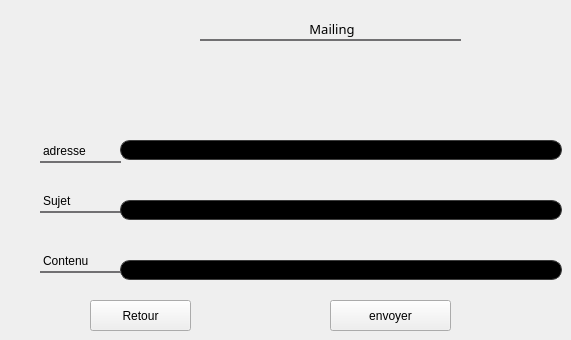
    <widget class="QWidget" name="page_8">
     <widget class="QPushButton" name="pushButton_6_mar">
      <property name="geometry">
       <rect>
        <x>330</x>
        <y>300</y>
        <width>121</width>
        <height>31</height>
       </rect>
      </property>
      <property name="styleSheet">
       <string notr="true">background: tranparent;
font: italic 12pt &quot;Century Gothic&quot;;
color: qconicalgradient(cx:0.5, cy:0.5, angle:0, stop:0 rgba(35, 40, 3, 255), stop:0.16 rgba(136, 106, 22, 255), stop:0.225 rgba(166, 140, 41, 255), stop:0.285 rgba(204, 181, 74, 255), stop:0.345 rgba(235, 219, 102, 255), stop:0.415 rgba(245, 236, 112, 255), stop:0.52 rgba(209, 190, 76, 255), stop:0.57 rgba(187, 156, 51, 255), stop:0.635 rgba(168, 142, 42, 255), stop:0.695 rgba(202, 174, 68, 255), stop:0.75 rgba(218, 202, 86, 255), stop:0.815 rgba(208, 187, 73, 255), stop:0.88 rgba(187, 156, 51, 255), stop:0.935 rgba(137, 108, 26, 255), stop:1 rgba(35, 40, 3, 255));
border-bottom:2px solid#717072;
border-color: qconicalgradient(cx:0.5, cy:0.5, angle:0, stop:0 rgba(35, 40, 3, 255), stop:0.16 rgba(136, 106, 22, 255), stop:0.225 rgba(166, 140, 41, 255), stop:0.285 rgba(204, 181, 74, 255), stop:0.345 rgba(235, 219, 102, 255), stop:0.415 rgba(245, 236, 112, 255), stop:0.52 rgba(209, 190, 76, 255), stop:0.57 rgba(187, 156, 51, 255), stop:0.635 rgba(168, 142, 42, 255), stop:0.695 rgba(202, 174, 68, 255), stop:0.75 rgba(218, 202, 86, 255), stop:0.815 rgba(208, 187, 73, 255), stop:0.88 rgba(187, 156, 51, 255), stop:0.935 rgba(137, 108, 26, 255), stop:1 rgba(35, 40, 3, 255));
background-color: rgb(255, 212, 250);

border-radius:15px;}
QPushButton:hover{
	
	background-color: rgb(234, 78, 117);</string>
      </property>
      <property name="text">
       <string>envoyer</string>
      </property>
     </widget>
     <widget class="QLineEdit" name="msg_mar">
      <property name="geometry">
       <rect>
        <x>120</x>
        <y>260</y>
        <width>442</width>
        <height>20</height>
       </rect>
      </property>
      <property name="styleSheet">
       <string notr="true">
    color: rgb(60, 60, 60);
    background-color: rgb(0, 0, 0);
    border: 1px solid rgb(60, 60, 60);
    border-radius: 10px;

</string>
      </property>
     </widget>
     <widget class="QLineEdit" name="recepteur_mar">
      <property name="geometry">
       <rect>
        <x>120</x>
        <y>140</y>
        <width>442</width>
        <height>20</height>
       </rect>
      </property>
      <property name="styleSheet">
       <string notr="true">
    color: rgb(60, 60, 60);
    background-color: rgb(0, 0, 0);
    border: 1px solid rgb(60, 60, 60);
    border-radius: 10px;

</string>
      </property>
     </widget>
     <widget class="QLabel" name="label_25_mar">
      <property name="geometry">
       <rect>
        <x>380</x>
        <y>20</y>
        <width>151</width>
        <height>121</height>
       </rect>
      </property>
      <property name="styleSheet">
       <string notr="true">background:transparent;
image: url(:/new/prefix1/image/5848576ba6aca45b5a5c95b7.png);
</string>
      </property>
      <property name="text">
       <string/>
      </property>
     </widget>
     <widget class="QLabel" name="label_20_mar">
      <property name="geometry">
       <rect>
        <x>40</x>
        <y>250</y>
        <width>81</width>
        <height>23</height>
       </rect>
      </property>
      <property name="styleSheet">
       <string notr="true">color: rgb(0, 0, 0);
font: 75 10pt &quot;Century Gothic&quot;;
background:transparent;
border:none;

border-bottom:2px solid#717072;
</string>
      </property>
      <property name="text">
       <string>Contenu</string>
      </property>
     </widget>
     <widget class="QLabel" name="label_21_mar">
      <property name="geometry">
       <rect>
        <x>200</x>
        <y>20</y>
        <width>261</width>
        <height>21</height>
       </rect>
      </property>
      <property name="baseSize">
       <size>
        <width>60</width>
        <height>0</height>
       </size>
      </property>
      <property name="font">
       <font>
        <family>Century Gothic</family>
        <pointsize>10</pointsize>
        <weight>9</weight>
        <italic>false</italic>
        <bold>false</bold>
       </font>
      </property>
      <property name="styleSheet">
       <string notr="true">color: rgb(0, 0, 0);
font: 75 10pt &quot;Century Gothic&quot;;
background:transparent;
border:none;

border-bottom:2px solid#717072;
</string>
      </property>
      <property name="text">
       <string>&lt;html&gt;&lt;head/&gt;&lt;body&gt;&lt;p align=&quot;center&quot;&gt;Mailing&lt;/p&gt;&lt;/body&gt;&lt;/html&gt;</string>
      </property>
     </widget>
     <widget class="QLabel" name="label_19_mar">
      <property name="geometry">
       <rect>
        <x>40</x>
        <y>190</y>
        <width>81</width>
        <height>23</height>
       </rect>
      </property>
      <property name="styleSheet">
       <string notr="true">color: rgb(0, 0, 0);
font: 75 10pt &quot;Century Gothic&quot;;
background:transparent;
border:none;

border-bottom:2px solid#717072;
</string>
      </property>
      <property name="text">
       <string>Sujet</string>
      </property>
     </widget>
     <widget class="QLineEdit" name="objet_mar">
      <property name="geometry">
       <rect>
        <x>120</x>
        <y>200</y>
        <width>442</width>
        <height>20</height>
       </rect>
      </property>
      <property name="styleSheet">
       <string notr="true">
    color: rgb(60, 60, 60);
    background-color: rgb(0, 0, 0);
    border: 1px solid rgb(60, 60, 60);
    border-radius: 10px;

</string>
      </property>
     </widget>
     <widget class="QLabel" name="label_17_mar">
      <property name="geometry">
       <rect>
        <x>40</x>
        <y>140</y>
        <width>81</width>
        <height>23</height>
       </rect>
      </property>
      <property name="styleSheet">
       <string notr="true">color: rgb(0, 0, 0);
font: 75 10pt &quot;Century Gothic&quot;;
background:transparent;
border:none;

border-bottom:2px solid#717072;
</string>
      </property>
      <property name="text">
       <string>adresse</string>
      </property>
     </widget>
     <widget class="QPushButton" name="pushButton_14_mar">
      <property name="geometry">
       <rect>
        <x>90</x>
        <y>300</y>
        <width>101</width>
        <height>31</height>
       </rect>
      </property>
      <property name="styleSheet">
       <string notr="true">background: tranparent;
font: italic 12pt &quot;Century Gothic&quot;;
color: qconicalgradient(cx:0.5, cy:0.5, angle:0, stop:0 rgba(35, 40, 3, 255), stop:0.16 rgba(136, 106, 22, 255), stop:0.225 rgba(166, 140, 41, 255), stop:0.285 rgba(204, 181, 74, 255), stop:0.345 rgba(235, 219, 102, 255), stop:0.415 rgba(245, 236, 112, 255), stop:0.52 rgba(209, 190, 76, 255), stop:0.57 rgba(187, 156, 51, 255), stop:0.635 rgba(168, 142, 42, 255), stop:0.695 rgba(202, 174, 68, 255), stop:0.75 rgba(218, 202, 86, 255), stop:0.815 rgba(208, 187, 73, 255), stop:0.88 rgba(187, 156, 51, 255), stop:0.935 rgba(137, 108, 26, 255), stop:1 rgba(35, 40, 3, 255));
border-bottom:2px solid#717072;
border-color: qconicalgradient(cx:0.5, cy:0.5, angle:0, stop:0 rgba(35, 40, 3, 255), stop:0.16 rgba(136, 106, 22, 255), stop:0.225 rgba(166, 140, 41, 255), stop:0.285 rgba(204, 181, 74, 255), stop:0.345 rgba(235, 219, 102, 255), stop:0.415 rgba(245, 236, 112, 255), stop:0.52 rgba(209, 190, 76, 255), stop:0.57 rgba(187, 156, 51, 255), stop:0.635 rgba(168, 142, 42, 255), stop:0.695 rgba(202, 174, 68, 255), stop:0.75 rgba(218, 202, 86, 255), stop:0.815 rgba(208, 187, 73, 255), stop:0.88 rgba(187, 156, 51, 255), stop:0.935 rgba(137, 108, 26, 255), stop:1 rgba(35, 40, 3, 255));
background-color: rgb(255, 212, 250);

border-radius:15px;}
QPushButton:hover{
	
	background-color: rgb(234, 78, 117);</string>
      </property>
      <property name="text">
       <string>Retour</string>
      </property>
     </widget>
    </widget>
